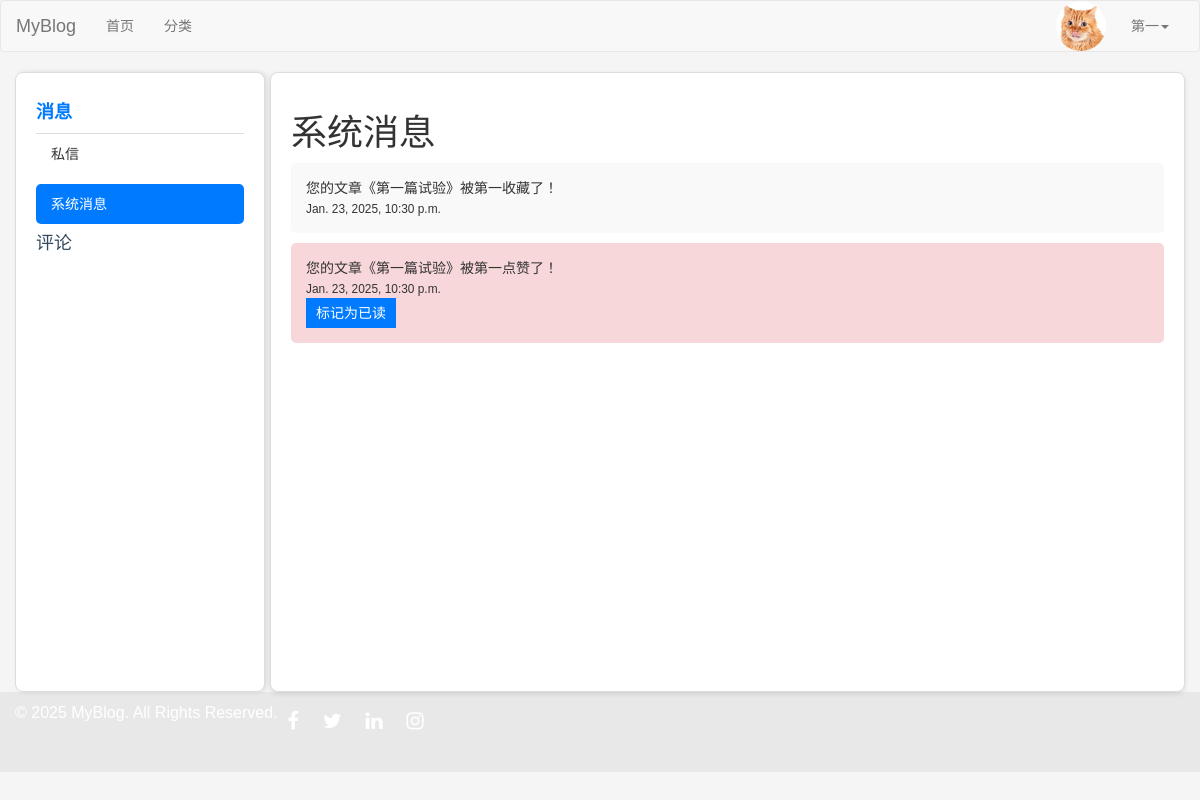
Page /users/system_messages/ (signed in) on the earlier database version.
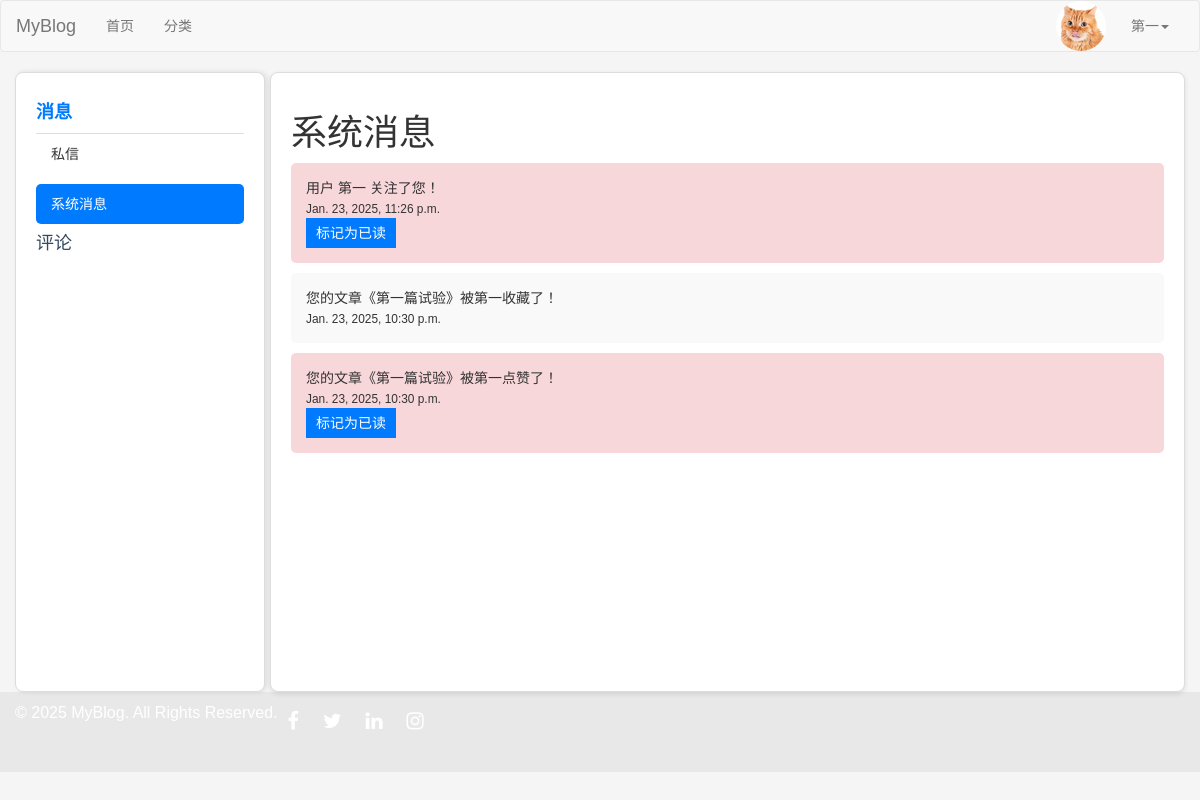
Same page on the later database version.
### users/models.py (models this page shows, shortened)
class UserProfile(models.Model):
    USER_GENDER_TYPE = (
        ('male','男'),
        ('female','女'),
    )
    owner = models.OneToOneField(User, on_delete=models.CASCADE, verbose_name='用户')
    nickname=models.CharField(verbose_name='昵称',max_length=23,blank=True,null=True)
    birthday=models.DateTimeField(verbose_name='生日',blank=True,null=True)
    gender=models.CharField(verbose_name='性别', choices=USER_GENDER_TYPE,max_length=6,default='male')
    image=models.ImageField(verbose_name='用户头像',upload_to=user_avatar_upload_to,default='image/default.jpg',max_length=255)
    desc=models.TextField(verbose_name='个人简介',max_length=200,blank=True,default='')
    signature=models.CharField(verbose_name='个性签名',max_length=50,blank=True,default='')

class SystemMessage(models.Model):
    content = models.TextField(verbose_name="消息内容")
    sent_at = models.DateTimeField(auto_now_add=True, verbose_name="发送时间")
    is_read = models.BooleanField(default=False, verbose_name="是否已读")
    recipient = models.ForeignKey(User, related_name='system_messages', on_delete=models.CASCADE,
                                  verbose_name="接收用户")
    class Meta:
        verbose_name = "系统消息"
        verbose_name_plural = "系统消息"
        ordering = ['-sent_at']  # 按发送时间倒序排列

### users/views/users.py (the view)
# urls.py: path('system_messages/', users.system_message_page, name='system_message'),
@login_required
def system_message_page(request):
    system_messages = SystemMessage.objects.filter(recipient=request.user).order_by('-sent_at')
    context = {
        'system_messages': system_messages,
        'active_menu': 'message',
        'active_link': 'system-message'
    }
    return render(request, 'users/system_message_page.html', context)

### users/templates/users/system_message_page.html (shortened to what this page needs)
{% extends 'layout/message.html' %}
{% block user_content %}
    <h1>系统消息</h1>
    <div class="system-message-list">
        {% for message in system_messages %}
            <div class="system-message-item{% if not message.is_read %} unread{% endif %}">
                <div class="message-content">
                    <p>{{ message.content }}</p>
                    <small>{{ message.sent_at }}</small>
                </div>
                {% if not message.is_read %}
                    <button onclick="mark_as_read({{ message.id }})">标记为已读</button>
                {% endif %}
            </div>
        {% endfor %}
    </div>
{% endblock %}

### blog/templates/layout/message.html (shortened to what this page needs)
{% extends 'layout/base.html' %}
{% load static %}
{% block css %}
    <link rel="stylesheet" href="{% static 'css/user.css' %}">
{% endblock %}
{% block content %}
    <div class="container">
    <div class="sidebar">
            <h3 id="message-header" onclick="toggleSubmenu('message')"
                class="{% if active_menu == 'message' %}active{% endif %}">消息</h3>
            <ul id="message" class="submenu{% if active_menu == 'message' %} active{% endif %}">
                <li><a href="{% url 'users:message_page' %}"
                       class="{% if active_link == 'message' %}active-link{% endif %}">私信</a></li>
                <li><a href="{% url 'users:system_message' %}"
                       class="{% if active_link == 'system-message' %}active-link{% endif %}">系统消息</a></li>
            </ul>
            <h3 id="comment-header" onclick="toggleSubmenu('comment')"
                class="{% if active_menu == 'content-manage' %}active{% endif %}">评论</h3>
        </div>
        <div class="content-wrapper">
            {% block user_content %}{% endblock %}
        </div>
    </div>
{% endblock %}

### blog/templates/layout/base.html (shortened to what this page needs)
{% load static %}
{% load category %}
<!DOCTYPE html>
<html lang="en">
<head>
    <link rel="stylesheet" href="{% static 'plugin/bootstrap/css/bootstrap.css' %}">
    <link rel="stylesheet" href="{% static 'plugin/font-awesome/css/font-awesome.min.css' %}">
    <link rel="stylesheet" href="{% static 'css/blog.css' %}">
    {% block css %}
    {% endblock %}
</head>
<body>
<nav class="navbar navbar-default">
    <div class="container-fluid">
        <div class="navbar-header">
            <a class="navbar-brand" href="{% url 'blog:index' %}">MyBlog</a>
        </div>
        <div class="collapse navbar-collapse" id="bs-example-navbar-collapse-1">
            <ul class="nav navbar-nav">
                <li><a href="{% url 'blog:index' %}">首页<span class="sr-only">(current)</span></a></li>
                <li><a href="{% url 'blog:category_list' %}">分类</a></li>
            </ul>
            <ul class="nav navbar-nav navbar-right">
                {% if request.user.is_authenticated %}
                    <li class="user-avatar">
                        <img src="{{ request.user.userprofile.image.url }}" alt="User Avatar" class="avatar-img">
                    </li>
                    <li class="dropdown">
                        <a href="#" class="dropdown-toggle" data-toggle="dropdown" role="button" aria-haspopup="true"
                           aria-expanded="false">
                            {{ request.user.username }}<span class="caret"></span>
                        </a>
                    </li>
                {% else %}
                    <li><a href="{% url 'users:login' %}">登录</a></li>
                    <li><a href="{% url 'users:register' %}" target="_blank">注册</a></li>
                {% endif %}
            </ul>
        </div>
    </div>
</nav>
{% block content %}{% endblock %}
{% block footer %}
    <footer class="footer">
        <div class="container text-center">
            <p>© 2025 MyBlog. All Rights Reserved.</p>
            <div class="social-icons">
                <a href="#" class="social-icon"><i class="fa fa-facebook"></i></a>
                <a href="#" class="social-icon"><i class="fa fa-twitter"></i></a>
                <a href="#" class="social-icon"><i class="fa fa-linkedin"></i></a>
                <a href="#" class="social-icon"><i class="fa fa-instagram"></i></a>
            </div>
        </div>
    </footer>
{% endblock %}
</body>
</html>

### static/css/blog.css (style rules this page uses)
.user-avatar { display: inline-block; vertical-align: middle; margin-right: 10px; }
.avatar-img { width: 50px; height: 50px; border-radius: 50%; object-fit: cover; }
.footer { background-color: #E8E8E8; color: #fff; padding: 10px 0; font-family: 'Arial', sans-serif; text-align: center; height: 80px; }
.footer p { font-size: 16px; margin-bottom: 5px; }
.social-icons { margin-top: 5px; }
.social-icon { margin: 0 10px; color: #fff; font-size: 20px; transition: color 0.3s ease; }

### static/css/user.css (style rules this page uses)
body { font-family: Arial, sans-serif; margin: 0; padding: 0; background-color: #f9f9f9; }
.container { display: flex; }
.sidebar { width: 220px; background-color: #ffffff; padding: 15px 10px; height: auto; border: 1px solid #ddd; border-radius: 8px; box-shadow: 0 2px 4px rgba(0, 0, 0, 0.1); margin: 20px; }
.sidebar h3 { margin-bottom: 10px; font-size: 16px; color: #34495e; cursor: pointer; }
.sidebar ul { list-style: none; padding: 0; margin: 0; }
.sidebar ul li { margin-bottom: 10px; }
.sidebar ul li a { text-decoration: none; color: #34495e; font-size: 14px; padding: 10px; display: block; border-radius: 4px; }
.submenu { display: none; margin-left: 10px; }
.submenu.active { display: block; }

### blog/templates/layout/message.html (style rules this page uses)
body { font-family: 'Arial', sans-serif; background-color: #f5f5f5; margin: 0; padding: 0; }
.container { display: flex; flex-direction: row; padding: 0; }
.sidebar { width: 250px; background-color: #ffffff; padding: 20px; box-shadow: 2px 0 5px rgba(0, 0, 0, 0.1); height: 620px; overflow-y: auto; border-right: 1px solid #ddd; flex-shrink: 0; margin: 0; }
.sidebar h3 { margin: 10px 0; font-size: 18px; cursor: pointer; }
.sidebar h3.active { color: #007bff; font-weight: bold; }
.sidebar ul { margin: 10px 0; padding: 0; list-style: none; border-top: 1px solid #ddd; }
.sidebar ul.submenu li a { display: block; padding: 10px 15px; color: #333; text-decoration: none; border-radius: 5px; transition: all 0.3s ease; }
.sidebar ul.submenu li a:hover, .sidebar ul.submenu li a.active-link { background-color: #007bff; color: #fff; }
.content-wrapper { flex-grow: 1; margin-left: 5px; padding: 20px; background-color: #ffffff; border: 1px solid #ddd; border-radius: 8px; box-shadow: 0 2px 5px rgba(0, 0, 0, 0.1); animation: fadeIn 0.3s ease-in-out; width: 500px; }

### users/templates/users/system_message_page.html (style rules this page uses)
.system-message-item { padding: 15px; background-color: #f9f9f9; margin-bottom: 10px; border-radius: 5px; }
.system-message-item.unread { background-color: #f8d7da; }
.message-content p { margin: 0; }
button { padding: 5px 10px; background-color: #007bff; color: white; border: none; cursor: pointer; }

Differences in the rows shown:
added SystemMessage: content "用户 第一 关注了您！", sent_at "Jan. 23, 2025, 11:26 p.m."
